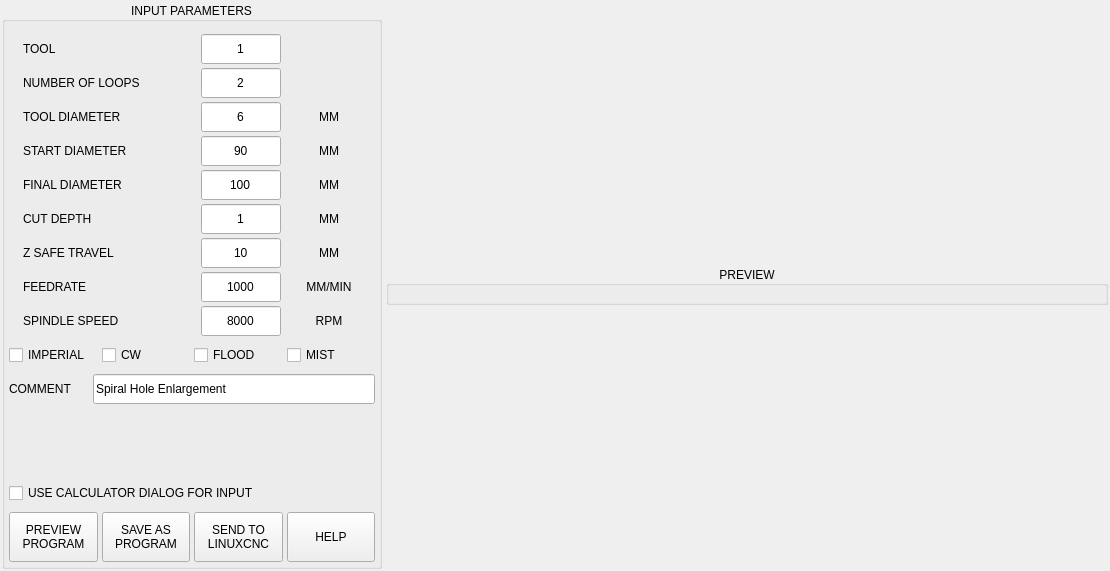
<?xml version="1.0" encoding="UTF-8"?>
<ui version="4.0">
 <class>Form</class>
 <widget class="QWidget" name="Form">
  <property name="geometry">
   <rect>
    <x>0</x>
    <y>0</y>
    <width>1110</width>
    <height>571</height>
   </rect>
  </property>
  <property name="windowTitle">
   <string>Form</string>
  </property>
  <layout class="QVBoxLayout" name="verticalLayout_2">
   <property name="spacing">
    <number>6</number>
   </property>
   <property name="leftMargin">
    <number>0</number>
   </property>
   <property name="topMargin">
    <number>0</number>
   </property>
   <property name="rightMargin">
    <number>0</number>
   </property>
   <property name="bottomMargin">
    <number>0</number>
   </property>
   <item>
    <widget class="QFrame" name="frame_hole_enlarge">
     <property name="maximumSize">
      <size>
       <width>16777215</width>
       <height>16777215</height>
      </size>
     </property>
     <property name="frameShape">
      <enum>QFrame::NoFrame</enum>
     </property>
     <property name="frameShadow">
      <enum>QFrame::Plain</enum>
     </property>
     <layout class="QHBoxLayout" name="horizontalLayout" stretch="0,1">
      <property name="spacing">
       <number>4</number>
      </property>
      <property name="leftMargin">
       <number>2</number>
      </property>
      <property name="topMargin">
       <number>2</number>
      </property>
      <property name="rightMargin">
       <number>2</number>
      </property>
      <property name="bottomMargin">
       <number>2</number>
      </property>
      <item>
       <widget class="QGroupBox" name="groupbox_parameters">
        <property name="minimumSize">
         <size>
          <width>380</width>
          <height>0</height>
         </size>
        </property>
        <property name="maximumSize">
         <size>
          <width>380</width>
          <height>16777215</height>
         </size>
        </property>
        <property name="title">
         <string>INPUT PARAMETERS</string>
        </property>
        <property name="alignment">
         <set>Qt::AlignCenter</set>
        </property>
        <layout class="QVBoxLayout" name="verticalLayout">
         <property name="spacing">
          <number>4</number>
         </property>
         <property name="leftMargin">
          <number>4</number>
         </property>
         <property name="topMargin">
          <number>12</number>
         </property>
         <property name="rightMargin">
          <number>4</number>
         </property>
         <property name="bottomMargin">
          <number>4</number>
         </property>
         <item>
          <layout class="QHBoxLayout" name="horizontalLayout_15">
           <property name="spacing">
            <number>4</number>
           </property>
           <property name="topMargin">
            <number>0</number>
           </property>
           <item>
            <widget class="QLabel" name="lbl_tool_num">
             <property name="maximumSize">
              <size>
               <width>160</width>
               <height>16777215</height>
              </size>
             </property>
             <property name="text">
              <string>TOOL</string>
             </property>
            </widget>
           </item>
           <item>
            <widget class="QLineEdit" name="lineEdit_tool">
             <property name="sizePolicy">
              <sizepolicy hsizetype="Preferred" vsizetype="Preferred">
               <horstretch>0</horstretch>
               <verstretch>0</verstretch>
              </sizepolicy>
             </property>
             <property name="minimumSize">
              <size>
               <width>0</width>
               <height>30</height>
              </size>
             </property>
             <property name="maximumSize">
              <size>
               <width>80</width>
               <height>30</height>
              </size>
             </property>
             <property name="text">
              <string>1</string>
             </property>
             <property name="maxLength">
              <number>5</number>
             </property>
             <property name="alignment">
              <set>Qt::AlignCenter</set>
             </property>
            </widget>
           </item>
           <item>
            <widget class="QLabel" name="label_2">
             <property name="minimumSize">
              <size>
               <width>60</width>
               <height>0</height>
              </size>
             </property>
             <property name="maximumSize">
              <size>
               <width>60</width>
               <height>16777215</height>
              </size>
             </property>
             <property name="text">
              <string/>
             </property>
            </widget>
           </item>
          </layout>
         </item>
         <item>
          <layout class="QHBoxLayout" name="horizontalLayout_7">
           <property name="spacing">
            <number>4</number>
           </property>
           <property name="topMargin">
            <number>0</number>
           </property>
           <item>
            <widget class="QLabel" name="lbl_loops">
             <property name="minimumSize">
              <size>
               <width>160</width>
               <height>0</height>
              </size>
             </property>
             <property name="maximumSize">
              <size>
               <width>160</width>
               <height>16777215</height>
              </size>
             </property>
             <property name="text">
              <string>NUMBER OF LOOPS</string>
             </property>
            </widget>
           </item>
           <item>
            <widget class="QLineEdit" name="lineEdit_loops">
             <property name="sizePolicy">
              <sizepolicy hsizetype="Preferred" vsizetype="Preferred">
               <horstretch>0</horstretch>
               <verstretch>0</verstretch>
              </sizepolicy>
             </property>
             <property name="minimumSize">
              <size>
               <width>80</width>
               <height>30</height>
              </size>
             </property>
             <property name="maximumSize">
              <size>
               <width>80</width>
               <height>30</height>
              </size>
             </property>
             <property name="text">
              <string>2</string>
             </property>
             <property name="maxLength">
              <number>10</number>
             </property>
             <property name="alignment">
              <set>Qt::AlignCenter</set>
             </property>
            </widget>
           </item>
           <item>
            <widget class="QLabel" name="lbl_loops_unit">
             <property name="minimumSize">
              <size>
               <width>60</width>
               <height>0</height>
              </size>
             </property>
             <property name="maximumSize">
              <size>
               <width>60</width>
               <height>16777215</height>
              </size>
             </property>
             <property name="text">
              <string/>
             </property>
             <property name="alignment">
              <set>Qt::AlignCenter</set>
             </property>
            </widget>
           </item>
          </layout>
         </item>
         <item>
          <layout class="QHBoxLayout" name="horizontalLayout_12">
           <property name="spacing">
            <number>4</number>
           </property>
           <property name="topMargin">
            <number>0</number>
           </property>
           <item>
            <widget class="QLabel" name="lbl_tool_dia">
             <property name="minimumSize">
              <size>
               <width>160</width>
               <height>0</height>
              </size>
             </property>
             <property name="maximumSize">
              <size>
               <width>160</width>
               <height>16777215</height>
              </size>
             </property>
             <property name="text">
              <string>TOOL DIAMETER</string>
             </property>
            </widget>
           </item>
           <item>
            <widget class="QLineEdit" name="lineEdit_tool_dia">
             <property name="sizePolicy">
              <sizepolicy hsizetype="Preferred" vsizetype="Preferred">
               <horstretch>0</horstretch>
               <verstretch>0</verstretch>
              </sizepolicy>
             </property>
             <property name="minimumSize">
              <size>
               <width>80</width>
               <height>30</height>
              </size>
             </property>
             <property name="maximumSize">
              <size>
               <width>80</width>
               <height>30</height>
              </size>
             </property>
             <property name="text">
              <string>6</string>
             </property>
             <property name="maxLength">
              <number>10</number>
             </property>
             <property name="alignment">
              <set>Qt::AlignCenter</set>
             </property>
            </widget>
           </item>
           <item>
            <widget class="QLabel" name="lbl_tool_dia_unit">
             <property name="minimumSize">
              <size>
               <width>60</width>
               <height>0</height>
              </size>
             </property>
             <property name="maximumSize">
              <size>
               <width>60</width>
               <height>16777215</height>
              </size>
             </property>
             <property name="text">
              <string>MM</string>
             </property>
             <property name="alignment">
              <set>Qt::AlignCenter</set>
             </property>
            </widget>
           </item>
          </layout>
         </item>
         <item>
          <layout class="QHBoxLayout" name="horizontalLayout_13">
           <property name="spacing">
            <number>4</number>
           </property>
           <property name="topMargin">
            <number>0</number>
           </property>
           <item>
            <widget class="QLabel" name="lbl_init_dia">
             <property name="minimumSize">
              <size>
               <width>160</width>
               <height>0</height>
              </size>
             </property>
             <property name="maximumSize">
              <size>
               <width>160</width>
               <height>16777215</height>
              </size>
             </property>
             <property name="toolTip">
              <string/>
             </property>
             <property name="text">
              <string>START DIAMETER</string>
             </property>
            </widget>
           </item>
           <item>
            <widget class="QLineEdit" name="lineEdit_start_dia">
             <property name="sizePolicy">
              <sizepolicy hsizetype="Preferred" vsizetype="Preferred">
               <horstretch>0</horstretch>
               <verstretch>0</verstretch>
              </sizepolicy>
             </property>
             <property name="minimumSize">
              <size>
               <width>80</width>
               <height>30</height>
              </size>
             </property>
             <property name="maximumSize">
              <size>
               <width>80</width>
               <height>30</height>
              </size>
             </property>
             <property name="text">
              <string>90</string>
             </property>
             <property name="maxLength">
              <number>10</number>
             </property>
             <property name="alignment">
              <set>Qt::AlignCenter</set>
             </property>
            </widget>
           </item>
           <item>
            <widget class="QLabel" name="lbl_start_dia_unit">
             <property name="minimumSize">
              <size>
               <width>60</width>
               <height>0</height>
              </size>
             </property>
             <property name="maximumSize">
              <size>
               <width>60</width>
               <height>16777215</height>
              </size>
             </property>
             <property name="text">
              <string>MM</string>
             </property>
             <property name="alignment">
              <set>Qt::AlignCenter</set>
             </property>
            </widget>
           </item>
          </layout>
         </item>
         <item>
          <layout class="QHBoxLayout" name="horizontalLayout_8">
           <property name="spacing">
            <number>4</number>
           </property>
           <property name="topMargin">
            <number>0</number>
           </property>
           <item>
            <widget class="QLabel" name="lbl_final_dia">
             <property name="minimumSize">
              <size>
               <width>160</width>
               <height>0</height>
              </size>
             </property>
             <property name="maximumSize">
              <size>
               <width>160</width>
               <height>16777215</height>
              </size>
             </property>
             <property name="toolTip">
              <string>Tool to use for facing</string>
             </property>
             <property name="text">
              <string>FINAL DIAMETER</string>
             </property>
            </widget>
           </item>
           <item>
            <widget class="QLineEdit" name="lineEdit_final_dia">
             <property name="sizePolicy">
              <sizepolicy hsizetype="Preferred" vsizetype="Preferred">
               <horstretch>0</horstretch>
               <verstretch>0</verstretch>
              </sizepolicy>
             </property>
             <property name="minimumSize">
              <size>
               <width>80</width>
               <height>30</height>
              </size>
             </property>
             <property name="maximumSize">
              <size>
               <width>80</width>
               <height>30</height>
              </size>
             </property>
             <property name="text">
              <string>100</string>
             </property>
             <property name="maxLength">
              <number>10</number>
             </property>
             <property name="alignment">
              <set>Qt::AlignCenter</set>
             </property>
            </widget>
           </item>
           <item>
            <widget class="QLabel" name="lbl_final_dia_unit">
             <property name="minimumSize">
              <size>
               <width>60</width>
               <height>0</height>
              </size>
             </property>
             <property name="maximumSize">
              <size>
               <width>60</width>
               <height>16777215</height>
              </size>
             </property>
             <property name="text">
              <string>MM</string>
             </property>
             <property name="alignment">
              <set>Qt::AlignCenter</set>
             </property>
            </widget>
           </item>
          </layout>
         </item>
         <item>
          <layout class="QHBoxLayout" name="horizontalLayout_3">
           <property name="spacing">
            <number>4</number>
           </property>
           <property name="topMargin">
            <number>0</number>
           </property>
           <item>
            <widget class="QLabel" name="lbl_cut_depth">
             <property name="minimumSize">
              <size>
               <width>160</width>
               <height>0</height>
              </size>
             </property>
             <property name="maximumSize">
              <size>
               <width>160</width>
               <height>16777215</height>
              </size>
             </property>
             <property name="text">
              <string>CUT DEPTH</string>
             </property>
            </widget>
           </item>
           <item>
            <widget class="QLineEdit" name="lineEdit_cut_depth">
             <property name="sizePolicy">
              <sizepolicy hsizetype="Preferred" vsizetype="Preferred">
               <horstretch>0</horstretch>
               <verstretch>0</verstretch>
              </sizepolicy>
             </property>
             <property name="minimumSize">
              <size>
               <width>80</width>
               <height>30</height>
              </size>
             </property>
             <property name="maximumSize">
              <size>
               <width>80</width>
               <height>30</height>
              </size>
             </property>
             <property name="text">
              <string>1</string>
             </property>
             <property name="maxLength">
              <number>10</number>
             </property>
             <property name="alignment">
              <set>Qt::AlignCenter</set>
             </property>
            </widget>
           </item>
           <item>
            <widget class="QLabel" name="lbl_cut_depth_unit">
             <property name="minimumSize">
              <size>
               <width>60</width>
               <height>0</height>
              </size>
             </property>
             <property name="maximumSize">
              <size>
               <width>60</width>
               <height>16777215</height>
              </size>
             </property>
             <property name="text">
              <string>MM</string>
             </property>
             <property name="alignment">
              <set>Qt::AlignCenter</set>
             </property>
            </widget>
           </item>
          </layout>
         </item>
         <item>
          <layout class="QHBoxLayout" name="horizontalLayout_4">
           <property name="spacing">
            <number>4</number>
           </property>
           <property name="topMargin">
            <number>0</number>
           </property>
           <item>
            <widget class="QLabel" name="lbl_z_safe">
             <property name="minimumSize">
              <size>
               <width>160</width>
               <height>0</height>
              </size>
             </property>
             <property name="maximumSize">
              <size>
               <width>160</width>
               <height>16777215</height>
              </size>
             </property>
             <property name="text">
              <string>Z SAFE TRAVEL</string>
             </property>
            </widget>
           </item>
           <item>
            <widget class="QLineEdit" name="lineEdit_z_safe">
             <property name="sizePolicy">
              <sizepolicy hsizetype="Preferred" vsizetype="Preferred">
               <horstretch>0</horstretch>
               <verstretch>0</verstretch>
              </sizepolicy>
             </property>
             <property name="minimumSize">
              <size>
               <width>80</width>
               <height>30</height>
              </size>
             </property>
             <property name="maximumSize">
              <size>
               <width>80</width>
               <height>30</height>
              </size>
             </property>
             <property name="text">
              <string>10</string>
             </property>
             <property name="maxLength">
              <number>10</number>
             </property>
             <property name="alignment">
              <set>Qt::AlignCenter</set>
             </property>
            </widget>
           </item>
           <item>
            <widget class="QLabel" name="lbl_z_safe_unit">
             <property name="minimumSize">
              <size>
               <width>60</width>
               <height>0</height>
              </size>
             </property>
             <property name="maximumSize">
              <size>
               <width>60</width>
               <height>16777215</height>
              </size>
             </property>
             <property name="text">
              <string>MM</string>
             </property>
             <property name="alignment">
              <set>Qt::AlignCenter</set>
             </property>
            </widget>
           </item>
          </layout>
         </item>
         <item>
          <layout class="QHBoxLayout" name="horizontalLayout_10">
           <property name="spacing">
            <number>4</number>
           </property>
           <property name="topMargin">
            <number>0</number>
           </property>
           <item>
            <widget class="QLabel" name="lbl_feed">
             <property name="minimumSize">
              <size>
               <width>160</width>
               <height>0</height>
              </size>
             </property>
             <property name="maximumSize">
              <size>
               <width>160</width>
               <height>16777215</height>
              </size>
             </property>
             <property name="text">
              <string>FEEDRATE</string>
             </property>
            </widget>
           </item>
           <item>
            <widget class="QLineEdit" name="lineEdit_feed">
             <property name="sizePolicy">
              <sizepolicy hsizetype="Preferred" vsizetype="Preferred">
               <horstretch>0</horstretch>
               <verstretch>0</verstretch>
              </sizepolicy>
             </property>
             <property name="minimumSize">
              <size>
               <width>80</width>
               <height>30</height>
              </size>
             </property>
             <property name="maximumSize">
              <size>
               <width>80</width>
               <height>30</height>
              </size>
             </property>
             <property name="text">
              <string>1000</string>
             </property>
             <property name="maxLength">
              <number>10</number>
             </property>
             <property name="alignment">
              <set>Qt::AlignCenter</set>
             </property>
            </widget>
           </item>
           <item>
            <widget class="QLabel" name="lbl_feed_unit">
             <property name="minimumSize">
              <size>
               <width>60</width>
               <height>0</height>
              </size>
             </property>
             <property name="maximumSize">
              <size>
               <width>60</width>
               <height>16777215</height>
              </size>
             </property>
             <property name="text">
              <string>MM/MIN</string>
             </property>
             <property name="alignment">
              <set>Qt::AlignCenter</set>
             </property>
            </widget>
           </item>
          </layout>
         </item>
         <item>
          <layout class="QHBoxLayout" name="horizontalLayout_6">
           <property name="spacing">
            <number>4</number>
           </property>
           <property name="topMargin">
            <number>0</number>
           </property>
           <item>
            <widget class="QLabel" name="lbl_spindle">
             <property name="minimumSize">
              <size>
               <width>160</width>
               <height>0</height>
              </size>
             </property>
             <property name="maximumSize">
              <size>
               <width>160</width>
               <height>16777215</height>
              </size>
             </property>
             <property name="text">
              <string>SPINDLE SPEED</string>
             </property>
            </widget>
           </item>
           <item>
            <widget class="QLineEdit" name="lineEdit_spindle">
             <property name="sizePolicy">
              <sizepolicy hsizetype="Preferred" vsizetype="Preferred">
               <horstretch>0</horstretch>
               <verstretch>0</verstretch>
              </sizepolicy>
             </property>
             <property name="minimumSize">
              <size>
               <width>80</width>
               <height>30</height>
              </size>
             </property>
             <property name="maximumSize">
              <size>
               <width>80</width>
               <height>30</height>
              </size>
             </property>
             <property name="text">
              <string>8000</string>
             </property>
             <property name="maxLength">
              <number>10</number>
             </property>
             <property name="alignment">
              <set>Qt::AlignCenter</set>
             </property>
            </widget>
           </item>
           <item>
            <widget class="QLabel" name="lbl_spindle_unit">
             <property name="minimumSize">
              <size>
               <width>60</width>
               <height>0</height>
              </size>
             </property>
             <property name="maximumSize">
              <size>
               <width>60</width>
               <height>16777215</height>
              </size>
             </property>
             <property name="text">
              <string>RPM</string>
             </property>
             <property name="alignment">
              <set>Qt::AlignCenter</set>
             </property>
            </widget>
           </item>
          </layout>
         </item>
         <item>
          <layout class="QHBoxLayout" name="horizontalLayout_14">
           <property name="spacing">
            <number>4</number>
           </property>
           <property name="bottomMargin">
            <number>0</number>
           </property>
           <item>
            <widget class="QCheckBox" name="chk_units">
             <property name="sizePolicy">
              <sizepolicy hsizetype="Preferred" vsizetype="Preferred">
               <horstretch>0</horstretch>
               <verstretch>0</verstretch>
              </sizepolicy>
             </property>
             <property name="minimumSize">
              <size>
               <width>0</width>
               <height>30</height>
              </size>
             </property>
             <property name="maximumSize">
              <size>
               <width>16777215</width>
               <height>30</height>
              </size>
             </property>
             <property name="text">
              <string>IMPERIAL</string>
             </property>
            </widget>
           </item>
           <item>
            <widget class="QCheckBox" name="chk_direction">
             <property name="sizePolicy">
              <sizepolicy hsizetype="Preferred" vsizetype="Preferred">
               <horstretch>0</horstretch>
               <verstretch>0</verstretch>
              </sizepolicy>
             </property>
             <property name="minimumSize">
              <size>
               <width>0</width>
               <height>30</height>
              </size>
             </property>
             <property name="maximumSize">
              <size>
               <width>16777215</width>
               <height>30</height>
              </size>
             </property>
             <property name="toolTip">
              <string>Circular travel direction</string>
             </property>
             <property name="text">
              <string>CW</string>
             </property>
             <property name="checked">
              <bool>false</bool>
             </property>
             <property name="autoExclusive">
              <bool>false</bool>
             </property>
            </widget>
           </item>
           <item>
            <widget class="QCheckBox" name="chk_flood">
             <property name="sizePolicy">
              <sizepolicy hsizetype="Preferred" vsizetype="Preferred">
               <horstretch>0</horstretch>
               <verstretch>0</verstretch>
              </sizepolicy>
             </property>
             <property name="minimumSize">
              <size>
               <width>0</width>
               <height>30</height>
              </size>
             </property>
             <property name="maximumSize">
              <size>
               <width>16777215</width>
               <height>30</height>
              </size>
             </property>
             <property name="text">
              <string>FLOOD</string>
             </property>
            </widget>
           </item>
           <item>
            <widget class="QCheckBox" name="chk_mist">
             <property name="sizePolicy">
              <sizepolicy hsizetype="Preferred" vsizetype="Preferred">
               <horstretch>0</horstretch>
               <verstretch>0</verstretch>
              </sizepolicy>
             </property>
             <property name="minimumSize">
              <size>
               <width>0</width>
               <height>30</height>
              </size>
             </property>
             <property name="maximumSize">
              <size>
               <width>16777215</width>
               <height>30</height>
              </size>
             </property>
             <property name="text">
              <string>MIST</string>
             </property>
            </widget>
           </item>
          </layout>
         </item>
         <item>
          <widget class="QWidget" name="widget_comment" native="true">
           <property name="minimumSize">
            <size>
             <width>0</width>
             <height>30</height>
            </size>
           </property>
           <property name="maximumSize">
            <size>
             <width>16777215</width>
             <height>30</height>
            </size>
           </property>
           <layout class="QHBoxLayout" name="horizontalLayout_11">
            <property name="spacing">
             <number>4</number>
            </property>
            <property name="leftMargin">
             <number>0</number>
            </property>
            <property name="topMargin">
             <number>0</number>
            </property>
            <property name="rightMargin">
             <number>0</number>
            </property>
            <property name="bottomMargin">
             <number>0</number>
            </property>
            <item>
             <widget class="QLabel" name="lbl_comment">
              <property name="minimumSize">
               <size>
                <width>80</width>
                <height>0</height>
               </size>
              </property>
              <property name="maximumSize">
               <size>
                <width>80</width>
                <height>16777215</height>
               </size>
              </property>
              <property name="toolTip">
               <string>Comment for gcode file</string>
              </property>
              <property name="text">
               <string>COMMENT</string>
              </property>
              <property name="alignment">
               <set>Qt::AlignLeading|Qt::AlignLeft|Qt::AlignVCenter</set>
              </property>
             </widget>
            </item>
            <item>
             <widget class="QLineEdit" name="lineEdit_comment">
              <property name="sizePolicy">
               <sizepolicy hsizetype="Preferred" vsizetype="Preferred">
                <horstretch>0</horstretch>
                <verstretch>0</verstretch>
               </sizepolicy>
              </property>
              <property name="toolTip">
               <string/>
              </property>
              <property name="text">
               <string>Spiral Hole Enlargement</string>
              </property>
             </widget>
            </item>
           </layout>
          </widget>
         </item>
         <item>
          <spacer name="verticalSpacer">
           <property name="orientation">
            <enum>Qt::Vertical</enum>
           </property>
           <property name="sizeHint" stdset="0">
            <size>
             <width>20</width>
             <height>40</height>
            </size>
           </property>
          </spacer>
         </item>
         <item>
          <widget class="QCheckBox" name="chk_use_calc">
           <property name="sizePolicy">
            <sizepolicy hsizetype="Preferred" vsizetype="Preferred">
             <horstretch>0</horstretch>
             <verstretch>0</verstretch>
            </sizepolicy>
           </property>
           <property name="minimumSize">
            <size>
             <width>0</width>
             <height>30</height>
            </size>
           </property>
           <property name="maximumSize">
            <size>
             <width>16777215</width>
             <height>30</height>
            </size>
           </property>
           <property name="text">
            <string>USE CALCULATOR DIALOG FOR INPUT</string>
           </property>
          </widget>
         </item>
         <item>
          <layout class="QHBoxLayout" name="horizontalLayout_2">
           <property name="spacing">
            <number>4</number>
           </property>
           <property name="topMargin">
            <number>0</number>
           </property>
           <item>
            <widget class="QPushButton" name="btn_preview">
             <property name="sizePolicy">
              <sizepolicy hsizetype="Preferred" vsizetype="Fixed">
               <horstretch>0</horstretch>
               <verstretch>0</verstretch>
              </sizepolicy>
             </property>
             <property name="minimumSize">
              <size>
               <width>0</width>
               <height>50</height>
              </size>
             </property>
             <property name="maximumSize">
              <size>
               <width>16777215</width>
               <height>50</height>
              </size>
             </property>
             <property name="text">
              <string>PREVIEW
PROGRAM</string>
             </property>
            </widget>
           </item>
           <item>
            <widget class="QPushButton" name="btn_create">
             <property name="sizePolicy">
              <sizepolicy hsizetype="Preferred" vsizetype="Fixed">
               <horstretch>0</horstretch>
               <verstretch>0</verstretch>
              </sizepolicy>
             </property>
             <property name="minimumSize">
              <size>
               <width>0</width>
               <height>50</height>
              </size>
             </property>
             <property name="maximumSize">
              <size>
               <width>16777215</width>
               <height>50</height>
              </size>
             </property>
             <property name="toolTip">
              <string>Create program and save to file</string>
             </property>
             <property name="text">
              <string>SAVE AS
PROGRAM</string>
             </property>
            </widget>
           </item>
           <item>
            <widget class="QPushButton" name="btn_send">
             <property name="sizePolicy">
              <sizepolicy hsizetype="Preferred" vsizetype="Fixed">
               <horstretch>0</horstretch>
               <verstretch>0</verstretch>
              </sizepolicy>
             </property>
             <property name="minimumSize">
              <size>
               <width>0</width>
               <height>50</height>
              </size>
             </property>
             <property name="maximumSize">
              <size>
               <width>16777215</width>
               <height>50</height>
              </size>
             </property>
             <property name="toolTip">
              <string>Create temporary program and load to linuxcnc</string>
             </property>
             <property name="text">
              <string>SEND TO
LINUXCNC</string>
             </property>
            </widget>
           </item>
           <item>
            <widget class="QPushButton" name="btn_help">
             <property name="sizePolicy">
              <sizepolicy hsizetype="Preferred" vsizetype="Fixed">
               <horstretch>0</horstretch>
               <verstretch>0</verstretch>
              </sizepolicy>
             </property>
             <property name="minimumSize">
              <size>
               <width>0</width>
               <height>50</height>
              </size>
             </property>
             <property name="maximumSize">
              <size>
               <width>16777215</width>
               <height>50</height>
              </size>
             </property>
             <property name="text">
              <string>HELP</string>
             </property>
            </widget>
           </item>
          </layout>
         </item>
        </layout>
       </widget>
      </item>
      <item>
       <widget class="QGroupBox" name="groupbox_preview">
        <property name="title">
         <string>PREVIEW</string>
        </property>
        <property name="alignment">
         <set>Qt::AlignCenter</set>
        </property>
        <layout class="QVBoxLayout" name="layout_preview">
         <property name="spacing">
          <number>4</number>
         </property>
         <property name="sizeConstraint">
          <enum>QLayout::SetMaximumSize</enum>
         </property>
         <property name="leftMargin">
          <number>4</number>
         </property>
         <property name="topMargin">
          <number>12</number>
         </property>
         <property name="rightMargin">
          <number>4</number>
         </property>
         <property name="bottomMargin">
          <number>4</number>
         </property>
        </layout>
       </widget>
      </item>
     </layout>
    </widget>
   </item>
  </layout>
 </widget>
 <resources/>
 <connections/>
 <slots>
  <slot>validate()</slot>
  <slot>create_program()</slot>
  <slot>units_changed()</slot>
  <slot>raster_changed()</slot>
  <slot>btn_help_clicked()</slot>
 </slots>
</ui>
